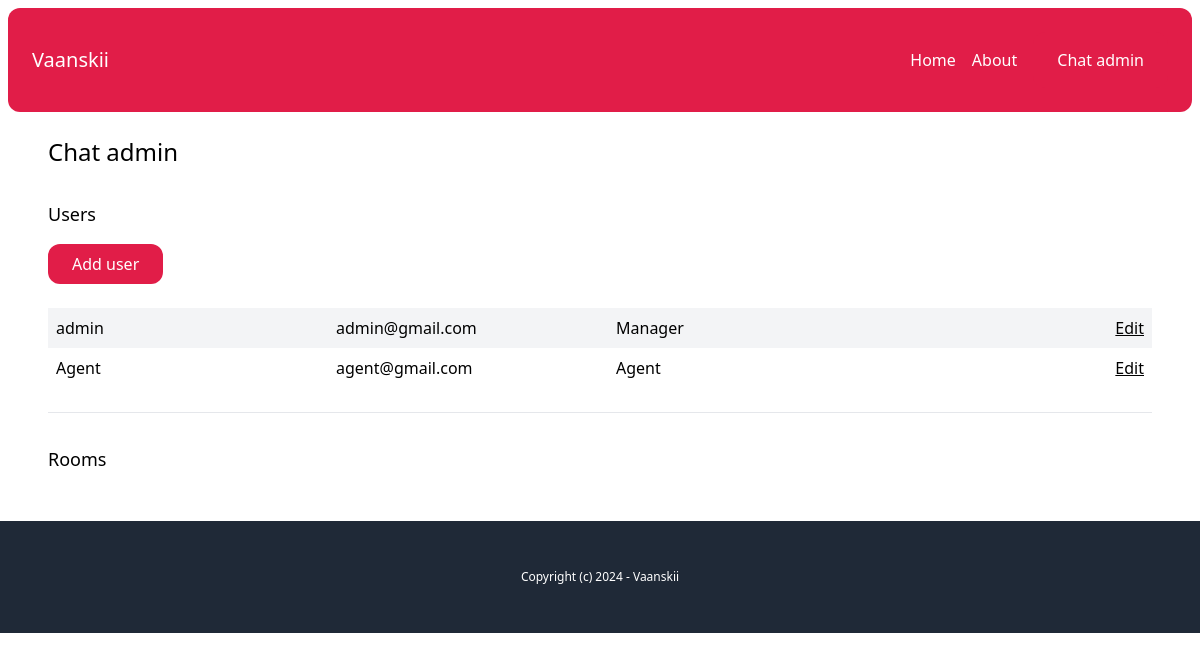
Page /chat-admin/ (signed in) on the earlier database version.
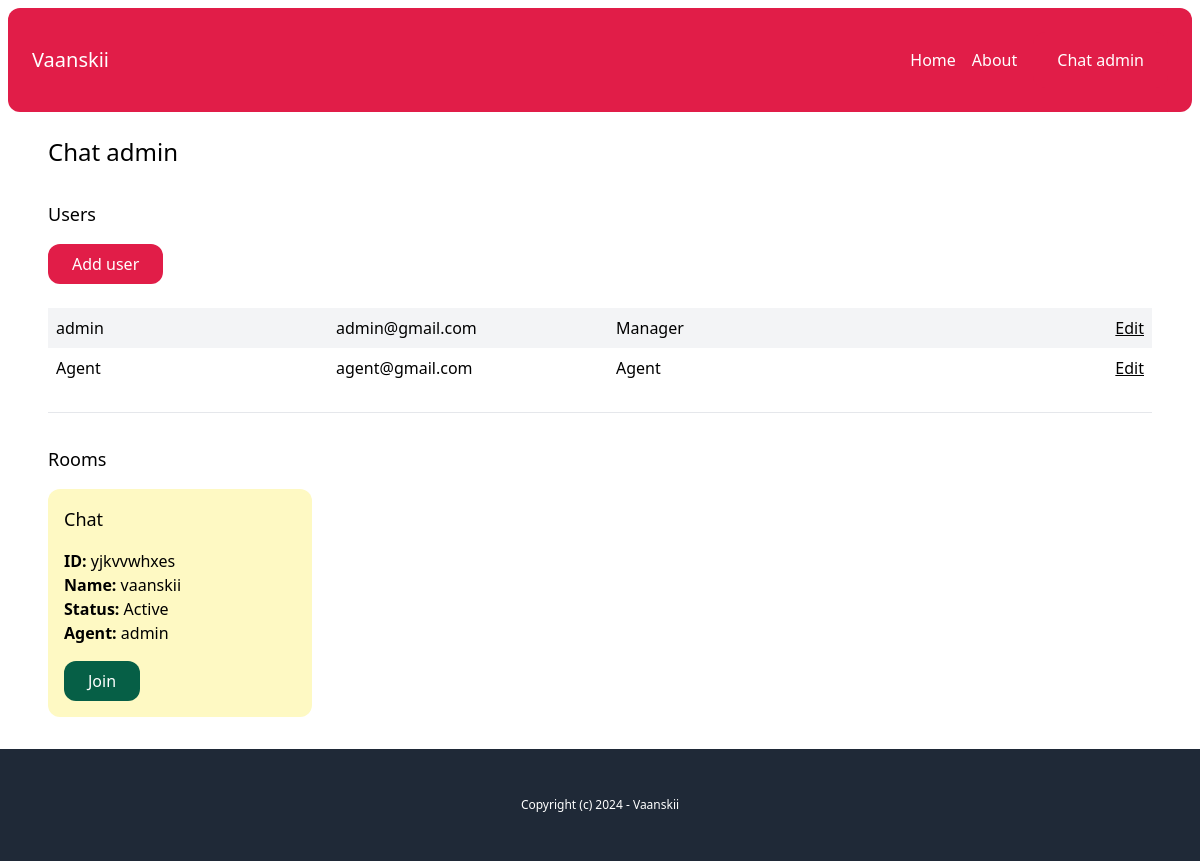
Same page on the later database version.
### account/models.py (models this page shows)
class User(AbstractBaseUser, PermissionsMixin):
    AGENT = 'agent'
    MANAGER = 'manager'
    ROLES_CHOICES = (
        (AGENT, 'Agent'),
        (MANAGER, 'Manager'),
    )
    id = models.UUIDField(primary_key=True, default=uuid.uuid4, editable=False)
    email = models.EmailField(unique=True)
    name = models.CharField(max_length=255, blank=True, default='')
    role = models.CharField(max_length=20, choices=ROLES_CHOICES, default=AGENT)
    is_active = models.BooleanField(default=True)
    is_superuser = models.BooleanField(default=False)
    is_staff = models.BooleanField(default=False)
    date_joined = models.DateTimeField(default=timezone.now)
    last_login = models.DateTimeField(blank=True, null=True)
    objects = CustomUserManager()
    USERNAME_FIELD = 'email'
    EMAIL_FIELD = 'email'
    REQUIRED_FIELDS = ['name']

### chat/models.py (models this page shows, shortened)
class Room(models.Model):
    WAITING = 'waiting'
    ACTIVE = 'active'
    CLOSED = 'closed'
    CHOICES_STATUS = (
        (WAITING, 'Waiting'),
        (ACTIVE, 'Active'),
        (CLOSED, 'Closed')
    )
    uuid = models.CharField(max_length=255)
    client = models.CharField(max_length=255)
    agent = models.ForeignKey(User, related_name='rooms', blank=True, null=True, on_delete=models.SET_NULL)
    messages = models.ManyToManyField(Message, blank=True)
    url = models.CharField(max_length=255, blank=True, null=True)
    status = models.CharField(max_length=20, choices=CHOICES_STATUS, default=WAITING)
    created_at = models.DateTimeField(auto_now_add=True)
    class Meta:
        ordering = ['-created_at']

### chat/views.py (the view)
# urls.py: path('chat-admin/', views.admin, name="admin"),
@login_required
def admin(request):
    rooms = Room.objects.all()
    users = User.objects.filter(is_staff=True)
    return render(request, 'chat/admin.html', {
        'rooms': rooms,
        'users': users
    })

### chat/templates/chat/admin.html
{% extends "core/base.html" %}
{% block content %}
    <h1 class="text-2xl">Chat admin</h1>
    {% if perms.user.add_user %}
        <div class="mt-8">
            <h2 class="mb-4 text-lg">Users</h2>
            <a href="{% url 'chat:add_user' %}" class="inline-block py-2 px-6 bg-rose-600 text-white rounded-xl">Add user</a>
            <div class="mt-6">
                {% for user in users %}
                    <div class="grid grid-cols-4 gap-4 py-2 {% cycle 'bg-gray-100' '' %}">
                        <p class="px-2">{{ user.name }}</p>
                        <p class="px-2">{{ user.email }}</p>
                        <p class="px-2">{{ user.get_role_display }}</p>
                        <p class="px-2 text-right">
                            <a href="#" class="underline">Edit</a>
                        </p>
                    </div>
                {% endfor %}
                <hr class="my-6">
                <div class="mt-8">
                    <h2 class="mb-4 text-lg">Rooms</h2>
                    {% include "chat/partials/room_list.html" %}
                </div>
            </div>
        </div>
    {% endif %}
{% endblock%}

### chat/templates/chat/partials/room_list.html
<div class="grid grid-cols-4 gap-4">
    {% for room in rooms %}
        <div class="p-4 rounded-xl {% if room.status == 'waiting' %}bg-emerald-100{% elif room.status == 'active' %}bg-yellow-100{% else %}bg-gray-100{% endif %}">
            <h3 class="mb-4 text-lg">Chat</h3>
            <p>
                <b>ID:</b> {{ room.uuid }} <br>
                <b>Name:</b> {{ room.client }} <br>
                <b>Status:</b> {{ room.get_status_display }}<br>
                <b>Agent:</b> {% firstof room.agent.name 'None yet...' %}
            </p>
            <a href="{% url 'chat:room' room.uuid %}" class="mt-4 inline-block py-2 px-6 bg-emerald-800 text-white rounded-xl">Join</a>
        </div>
    {% endfor %}
</div>

Differences in the rows shown:
added Room: uuid "yjkvvwhxes", client "vaanskii", status "Active", agent.name "admin"
